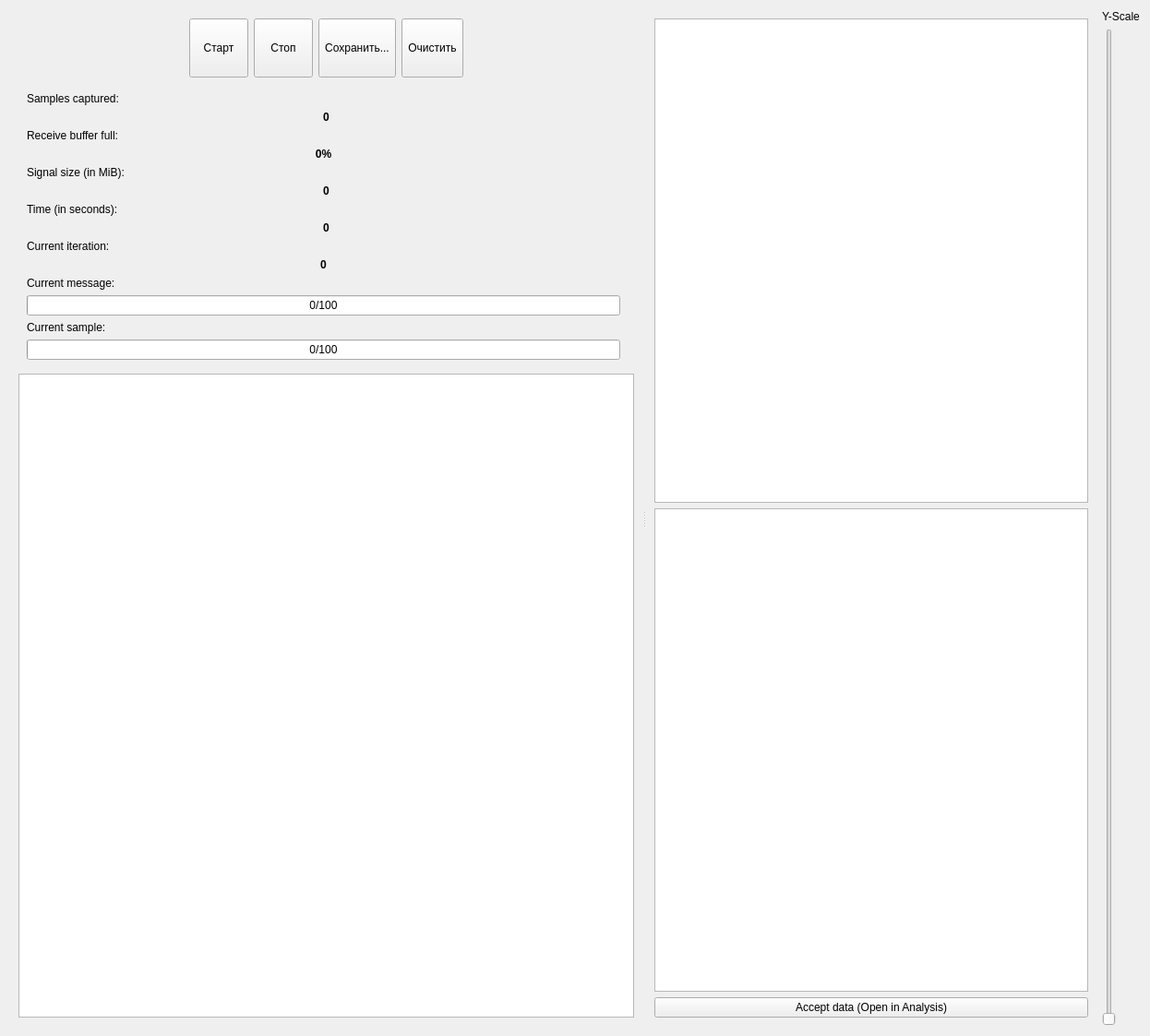
<?xml version="1.0" encoding="UTF-8"?>
<ui version="4.0">
 <class>SendRecvDialog</class>
 <widget class="QDialog" name="SendRecvDialog">
  <property name="windowModality">
   <enum>Qt::NonModal</enum>
  </property>
  <property name="geometry">
   <rect>
    <x>0</x>
    <y>0</y>
    <width>1246</width>
    <height>1123</height>
   </rect>
  </property>
  <property name="mouseTracking">
   <bool>false</bool>
  </property>
  <property name="windowTitle">
   <string>Запись сигнала</string>
  </property>
  <layout class="QVBoxLayout" name="verticalLayout">
   <item>
    <widget class="QSplitter" name="splitter">
     <property name="styleSheet">
      <string notr="true">QSplitter::handle:horizontal {
margin: 4px 0px;
    background-color: qlineargradient(x1:0, y1:0, x2:0, y2:1, 
stop:0 rgba(255, 255, 255, 0), 
stop:0.5 rgba(100, 100, 100, 100), 
stop:1 rgba(255, 255, 255, 0));
image: url(:/icons/icons/splitter_handle_vertical.svg);
}</string>
     </property>
     <property name="orientation">
      <enum>Qt::Horizontal</enum>
     </property>
     <widget class="QScrollArea" name="scrollArea">
      <property name="frameShape">
       <enum>QFrame::NoFrame</enum>
      </property>
      <property name="widgetResizable">
       <bool>true</bool>
      </property>
      <widget class="QWidget" name="scrollAreaWidgetContents_2">
       <property name="geometry">
        <rect>
         <x>0</x>
         <y>0</y>
         <width>658</width>
         <height>1111</height>
        </rect>
       </property>
       <layout class="QVBoxLayout" name="verticalLayout_8">
        <item>
         <widget class="QGroupBox" name="groupBox">
          <property name="styleSheet">
           <string notr="true">QGroupBox
{
 border: none;
}</string>
          </property>
          <property name="title">
           <string/>
          </property>
          <layout class="QGridLayout" name="gridLayout_2">
           <property name="topMargin">
            <number>0</number>
           </property>
           <item row="19" column="0">
            <widget class="QProgressBar" name="progressBarMessage">
             <property name="value">
              <number>0</number>
             </property>
             <property name="format">
              <string>%v/%m</string>
             </property>
            </widget>
           </item>
           <item row="18" column="0">
            <widget class="QLabel" name="labelCurrentMessage">
             <property name="text">
              <string>Current message:</string>
             </property>
            </widget>
           </item>
           <item row="7" column="0">
            <widget class="QLabel" name="lReceiveBufferFullText">
             <property name="text">
              <string>Receive buffer full:</string>
             </property>
            </widget>
           </item>
           <item row="21" column="0">
            <widget class="QProgressBar" name="progressBarSample">
             <property name="value">
              <number>0</number>
             </property>
             <property name="format">
              <string>%v/%m</string>
             </property>
            </widget>
           </item>
           <item row="20" column="0">
            <widget class="QLabel" name="lSamplesSentText">
             <property name="text">
              <string>Current sample:</string>
             </property>
            </widget>
           </item>
           <item row="12" column="0">
            <widget class="QLabel" name="lTimeText">
             <property name="text">
              <string>Time (in seconds):</string>
             </property>
            </widget>
           </item>
           <item row="5" column="0">
            <widget class="QLabel" name="lSamplesCapturedText">
             <property name="sizePolicy">
              <sizepolicy hsizetype="Fixed" vsizetype="Preferred">
               <horstretch>0</horstretch>
               <verstretch>0</verstretch>
              </sizepolicy>
             </property>
             <property name="text">
              <string>Samples captured:</string>
             </property>
            </widget>
           </item>
           <item row="9" column="0">
            <widget class="QLabel" name="lSignalSizeText">
             <property name="sizePolicy">
              <sizepolicy hsizetype="Fixed" vsizetype="Preferred">
               <horstretch>0</horstretch>
               <verstretch>0</verstretch>
              </sizepolicy>
             </property>
             <property name="text">
              <string>Signal size (in MiB):</string>
             </property>
            </widget>
           </item>
           <item row="6" column="0" colspan="2">
            <widget class="QLabel" name="lSamplesCaptured">
             <property name="sizePolicy">
              <sizepolicy hsizetype="Expanding" vsizetype="Preferred">
               <horstretch>0</horstretch>
               <verstretch>0</verstretch>
              </sizepolicy>
             </property>
             <property name="font">
              <font>
               <weight>75</weight>
               <bold>true</bold>
              </font>
             </property>
             <property name="text">
              <string>0</string>
             </property>
             <property name="alignment">
              <set>Qt::AlignCenter</set>
             </property>
            </widget>
           </item>
           <item row="15" column="0" colspan="2">
            <widget class="QLabel" name="lTime">
             <property name="font">
              <font>
               <weight>75</weight>
               <bold>true</bold>
              </font>
             </property>
             <property name="text">
              <string>0</string>
             </property>
             <property name="alignment">
              <set>Qt::AlignCenter</set>
             </property>
            </widget>
           </item>
           <item row="11" column="0" colspan="2">
            <widget class="QLabel" name="lSignalSize">
             <property name="sizePolicy">
              <sizepolicy hsizetype="Expanding" vsizetype="Preferred">
               <horstretch>0</horstretch>
               <verstretch>0</verstretch>
              </sizepolicy>
             </property>
             <property name="font">
              <font>
               <weight>75</weight>
               <bold>true</bold>
              </font>
             </property>
             <property name="text">
              <string>0</string>
             </property>
             <property name="alignment">
              <set>Qt::AlignCenter</set>
             </property>
            </widget>
           </item>
           <item row="16" column="0">
            <widget class="QLabel" name="lblRepeatText">
             <property name="text">
              <string>Current iteration:</string>
             </property>
            </widget>
           </item>
           <item row="17" column="0">
            <widget class="QLabel" name="lblCurrentRepeatValue">
             <property name="font">
              <font>
               <weight>75</weight>
               <bold>true</bold>
              </font>
             </property>
             <property name="text">
              <string>0</string>
             </property>
             <property name="alignment">
              <set>Qt::AlignCenter</set>
             </property>
            </widget>
           </item>
           <item row="8" column="0">
            <widget class="QLabel" name="labelReceiveBufferFull">
             <property name="sizePolicy">
              <sizepolicy hsizetype="Expanding" vsizetype="Preferred">
               <horstretch>0</horstretch>
               <verstretch>0</verstretch>
              </sizepolicy>
             </property>
             <property name="font">
              <font>
               <weight>75</weight>
               <bold>true</bold>
              </font>
             </property>
             <property name="text">
              <string>0%</string>
             </property>
             <property name="alignment">
              <set>Qt::AlignCenter</set>
             </property>
            </widget>
           </item>
           <item row="1" column="0" colspan="2">
            <layout class="QHBoxLayout" name="horizontalLayout">
             <item>
              <spacer name="horizontalSpacer_2">
               <property name="orientation">
                <enum>Qt::Horizontal</enum>
               </property>
               <property name="sizeHint" stdset="0">
                <size>
                 <width>40</width>
                 <height>20</height>
                </size>
               </property>
              </spacer>
             </item>
             <item>
              <widget class="QToolButton" name="btnStart">
               <property name="minimumSize">
                <size>
                 <width>64</width>
                 <height>64</height>
                </size>
               </property>
               <property name="toolTip">
                <string>Запуск</string>
               </property>
               <property name="text">
                <string>Старт</string>
               </property>
               <property name="icon">
                <iconset theme="media-record">
                 <normaloff>.</normaloff>.</iconset>
               </property>
               <property name="iconSize">
                <size>
                 <width>32</width>
                 <height>32</height>
                </size>
               </property>
               <property name="toolButtonStyle">
                <enum>Qt::ToolButtonTextUnderIcon</enum>
               </property>
              </widget>
             </item>
             <item>
              <widget class="QToolButton" name="btnStop">
               <property name="minimumSize">
                <size>
                 <width>64</width>
                 <height>64</height>
                </size>
               </property>
               <property name="toolTip">
                <string>Остановить</string>
               </property>
               <property name="text">
                <string>Стоп</string>
               </property>
               <property name="icon">
                <iconset theme="media-playback-stop">
                 <normaloff>.</normaloff>.</iconset>
               </property>
               <property name="iconSize">
                <size>
                 <width>32</width>
                 <height>32</height>
                </size>
               </property>
               <property name="toolButtonStyle">
                <enum>Qt::ToolButtonTextUnderIcon</enum>
               </property>
              </widget>
             </item>
             <item>
              <widget class="QToolButton" name="btnSave">
               <property name="minimumSize">
                <size>
                 <width>64</width>
                 <height>64</height>
                </size>
               </property>
               <property name="text">
                <string>Сохранить...</string>
               </property>
               <property name="icon">
                <iconset theme="document-save">
                 <normaloff>.</normaloff>.</iconset>
               </property>
               <property name="iconSize">
                <size>
                 <width>32</width>
                 <height>32</height>
                </size>
               </property>
               <property name="toolButtonStyle">
                <enum>Qt::ToolButtonTextUnderIcon</enum>
               </property>
              </widget>
             </item>
             <item>
              <widget class="QToolButton" name="btnClear">
               <property name="minimumSize">
                <size>
                 <width>64</width>
                 <height>64</height>
                </size>
               </property>
               <property name="toolTip">
                <string>Очистить</string>
               </property>
               <property name="text">
                <string>Очистить</string>
               </property>
               <property name="icon">
                <iconset theme="view-refresh">
                 <normaloff>.</normaloff>.</iconset>
               </property>
               <property name="iconSize">
                <size>
                 <width>32</width>
                 <height>32</height>
                </size>
               </property>
               <property name="toolButtonStyle">
                <enum>Qt::ToolButtonTextUnderIcon</enum>
               </property>
              </widget>
             </item>
             <item>
              <spacer name="horizontalSpacer">
               <property name="orientation">
                <enum>Qt::Horizontal</enum>
               </property>
               <property name="sizeHint" stdset="0">
                <size>
                 <width>40</width>
                 <height>20</height>
                </size>
               </property>
              </spacer>
             </item>
            </layout>
           </item>
           <item row="2" column="0">
            <spacer name="verticalSpacer_2">
             <property name="orientation">
              <enum>Qt::Vertical</enum>
             </property>
             <property name="sizeType">
              <enum>QSizePolicy::Fixed</enum>
             </property>
             <property name="sizeHint" stdset="0">
              <size>
               <width>20</width>
               <height>10</height>
              </size>
             </property>
            </spacer>
           </item>
          </layout>
         </widget>
        </item>
        <item>
         <widget class="QTextEdit" name="txtEditErrors">
          <property name="readOnly">
           <bool>true</bool>
          </property>
         </widget>
        </item>
       </layout>
      </widget>
     </widget>
     <widget class="QWidget" name="layoutWidget">
      <layout class="QHBoxLayout" name="horizontalLayout_2">
       <item>
        <widget class="QStackedWidget" name="stackedWidget">
         <property name="currentIndex">
          <number>4</number>
         </property>
         <widget class="QWidget" name="page_receive">
          <layout class="QVBoxLayout" name="verticalLayout_2">
           <item>
            <widget class="LiveGraphicView" name="graphicsViewReceive">
             <property name="verticalScrollBarPolicy">
              <enum>Qt::ScrollBarAlwaysOff</enum>
             </property>
             <property name="horizontalScrollBarPolicy">
              <enum>Qt::ScrollBarAsNeeded</enum>
             </property>
            </widget>
           </item>
          </layout>
         </widget>
         <widget class="QWidget" name="page_send">
          <layout class="QVBoxLayout" name="verticalLayout_3">
           <item>
            <widget class="EditableGraphicView" name="graphicsViewSend">
             <property name="mouseTracking">
              <bool>true</bool>
             </property>
             <property name="renderHints">
              <set>QPainter::Antialiasing|QPainter::TextAntialiasing</set>
             </property>
             <property name="transformationAnchor">
              <enum>QGraphicsView::NoAnchor</enum>
             </property>
             <property name="resizeAnchor">
              <enum>QGraphicsView::NoAnchor</enum>
             </property>
            </widget>
           </item>
           <item>
            <widget class="QLabel" name="label_7">
             <property name="font">
              <font>
               <italic>true</italic>
              </font>
             </property>
             <property name="text">
              <string>Hint: You can edit the raw signal before sending.</string>
             </property>
            </widget>
           </item>
          </layout>
         </widget>
         <widget class="QWidget" name="page_continuous_send">
          <layout class="QVBoxLayout" name="verticalLayout_6">
           <item>
            <widget class="LiveGraphicView" name="graphicsViewContinuousSend">
             <property name="renderHints">
              <set>QPainter::Antialiasing|QPainter::TextAntialiasing</set>
             </property>
            </widget>
           </item>
          </layout>
         </widget>
         <widget class="QWidget" name="page_spectrum">
          <layout class="QVBoxLayout" name="verticalLayout_7" stretch="1,1">
           <item>
            <widget class="LiveGraphicView" name="graphicsViewFFT"/>
           </item>
           <item>
            <widget class="QGraphicsView" name="graphicsViewSpectrogram">
             <property name="verticalScrollBarPolicy">
              <enum>Qt::ScrollBarAsNeeded</enum>
             </property>
             <property name="horizontalScrollBarPolicy">
              <enum>Qt::ScrollBarAlwaysOff</enum>
             </property>
             <property name="renderHints">
              <set>QPainter::SmoothPixmapTransform|QPainter::TextAntialiasing</set>
             </property>
             <property name="viewportUpdateMode">
              <enum>QGraphicsView::MinimalViewportUpdate</enum>
             </property>
            </widget>
           </item>
          </layout>
         </widget>
         <widget class="QWidget" name="page_sniff">
          <layout class="QVBoxLayout" name="verticalLayout_4">
           <item>
            <widget class="LiveGraphicView" name="graphicsView_sniff_Preview"/>
           </item>
           <item>
            <widget class="QPlainTextEdit" name="txtEd_sniff_Preview">
             <property name="lineWrapMode">
              <enum>QPlainTextEdit::NoWrap</enum>
             </property>
             <property name="readOnly">
              <bool>true</bool>
             </property>
             <property name="maximumBlockCount">
              <number>100</number>
             </property>
            </widget>
           </item>
           <item>
            <widget class="QPushButton" name="btnAccept">
             <property name="toolTip">
              <string>&lt;html&gt;&lt;head/&gt;&lt;body&gt;&lt;p&gt;Accept the sniffed data and load it into &lt;span style=&quot; font-weight:600;&quot;&gt;Analysis&lt;/span&gt; tab.&lt;/p&gt;&lt;/body&gt;&lt;/html&gt;</string>
             </property>
             <property name="text">
              <string>Accept data (Open in Analysis)</string>
             </property>
             <property name="autoDefault">
              <bool>false</bool>
             </property>
            </widget>
           </item>
          </layout>
         </widget>
        </widget>
       </item>
       <item>
        <layout class="QVBoxLayout" name="verticalLayout_5">
         <item>
          <widget class="QLabel" name="label_y_scale">
           <property name="text">
            <string>Y-Scale</string>
           </property>
          </widget>
         </item>
         <item>
          <widget class="QSlider" name="sliderYscale">
           <property name="minimum">
            <number>1</number>
           </property>
           <property name="maximum">
            <number>1000</number>
           </property>
           <property name="value">
            <number>1</number>
           </property>
           <property name="orientation">
            <enum>Qt::Vertical</enum>
           </property>
           <property name="tickInterval">
            <number>1</number>
           </property>
          </widget>
         </item>
        </layout>
       </item>
      </layout>
     </widget>
    </widget>
   </item>
  </layout>
 </widget>
 <customwidgets>
  <customwidget>
   <class>LiveGraphicView</class>
   <extends>QGraphicsView</extends>
   <header>urh.ui.views.LiveGraphicView.h</header>
  </customwidget>
  <customwidget>
   <class>EditableGraphicView</class>
   <extends>QGraphicsView</extends>
   <header>urh.ui.views.EditableGraphicView.h</header>
  </customwidget>
 </customwidgets>
 <tabstops>
  <tabstop>btnStart</tabstop>
  <tabstop>btnStop</tabstop>
  <tabstop>btnSave</tabstop>
  <tabstop>btnClear</tabstop>
  <tabstop>txtEd_sniff_Preview</tabstop>
  <tabstop>sliderYscale</tabstop>
  <tabstop>txtEditErrors</tabstop>
  <tabstop>graphicsViewSend</tabstop>
  <tabstop>graphicsViewReceive</tabstop>
  <tabstop>btnAccept</tabstop>
 </tabstops>
 <resources>
  <include location="urh.qrc"/>
 </resources>
 <connections/>
</ui>
